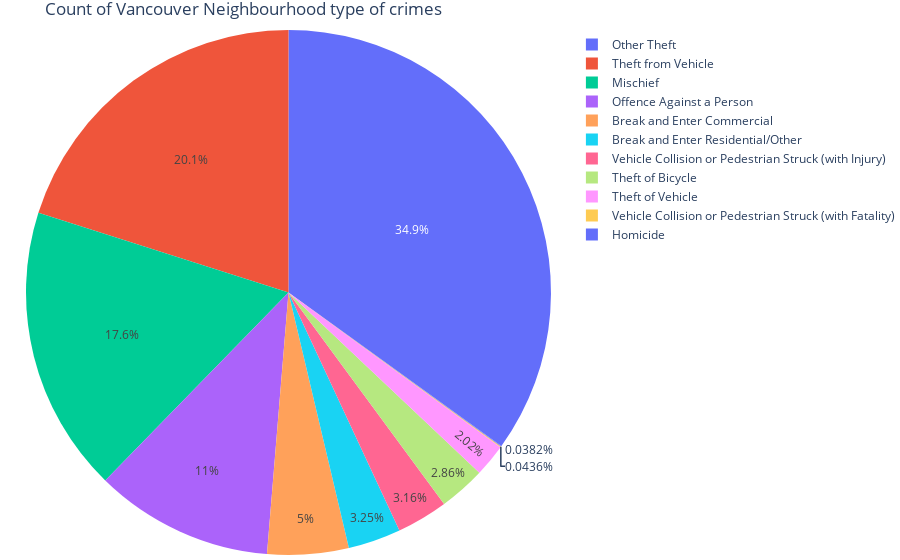

Notebook source saved alongside this figure:
### Markdown cell above
### Pie chart of count of Vancouver neighbourhood type of crimes

### Code cell
# plot  pie chart
topvenues_piechart = px.pie(
    type_counts,
    names="TYPE",
    values="Crime count",
    color="TYPE"
)

# Update the layout of the chart
topvenues_piechart.update_layout(
    title='Count of Vancouver Neighbourhood type of crimes',
    margin={"r": 0, "t": 30, "l": 0, "b": 0}
)

# Display the pie chart
topvenues_piechart.show()

### Figure 1 — Plotly figure (JSON) as saved in the notebook; plotly's stock layout.template omitted (floating-point values rounded to 4 significant figures)
{"data": [{"customdata": [["Other Theft"], ["Theft from Vehicle"], ["Mischief"], ["Offence Against a Person"], ["Break and Enter Commercial"], ["Break and Enter Residential/Other"], ["Vehicle Collision or Pedestrian Struck (with Injury)"], ["Theft of Bicycle"], ["Theft of Vehicle"], ["Vehicle Collision or Pedestrian Struck (with Fatality)"], ["Homicide"]], "domain": {"x": [0, 1], "y": [0, 1]}, "hovertemplate": "TYPE=%{customdata[0]}<br>Crime count=%{value}<extra></extra>", "labels": ["Other Theft", "Theft from Vehicle", "Mischief", "Offence Against a Person", "Break and Enter Commercial", "Break and Enter Residential/Other", "Vehicle Collision or Pedestrian Struck (with Injury)", "Theft of Bicycle", "Theft of Vehicle", "Vehicle Collision or Pedestrian Struck (with Fatality)", "Homicide"], "legendgroup": "", "marker": {"colors": ["#636efa", "#EF553B", "#00cc96", "#ab63fa", "#FFA15A", "#19d3f3", "#FF6692", "#B6E880", "#FF97FF", "#FECB52", "#636efa"]}, "name": "", "showlegend": true, "type": "pie", "values": [12811, 7367, 6455, 4030, 1834, 1191, 1157, 1048, 739, 16, 14]}], "layout": {"autosize": true, "legend": {"tracegroupgap": 0}, "margin": {"b": 0, "l": 0, "r": 0, "t": 30}, "title": {"text": "Count of Vancouver Neighbourhood type of crimes"}}}
